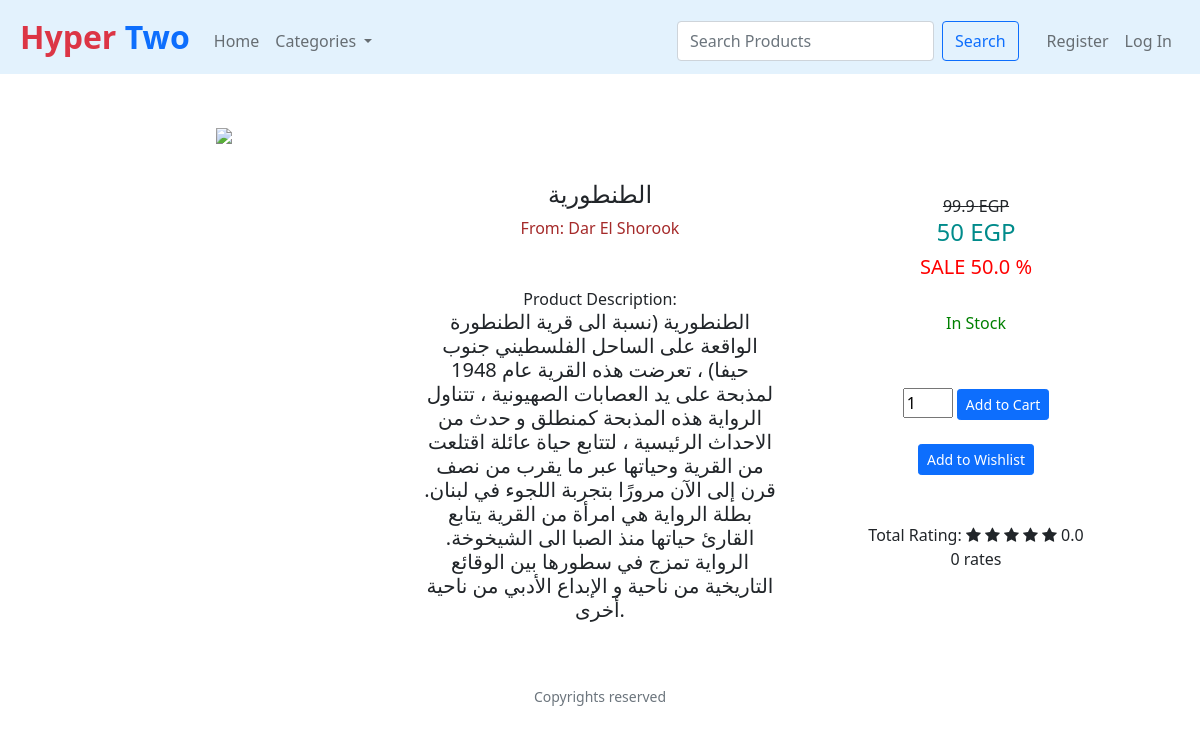
The app's page /product?prodid=22, older data.
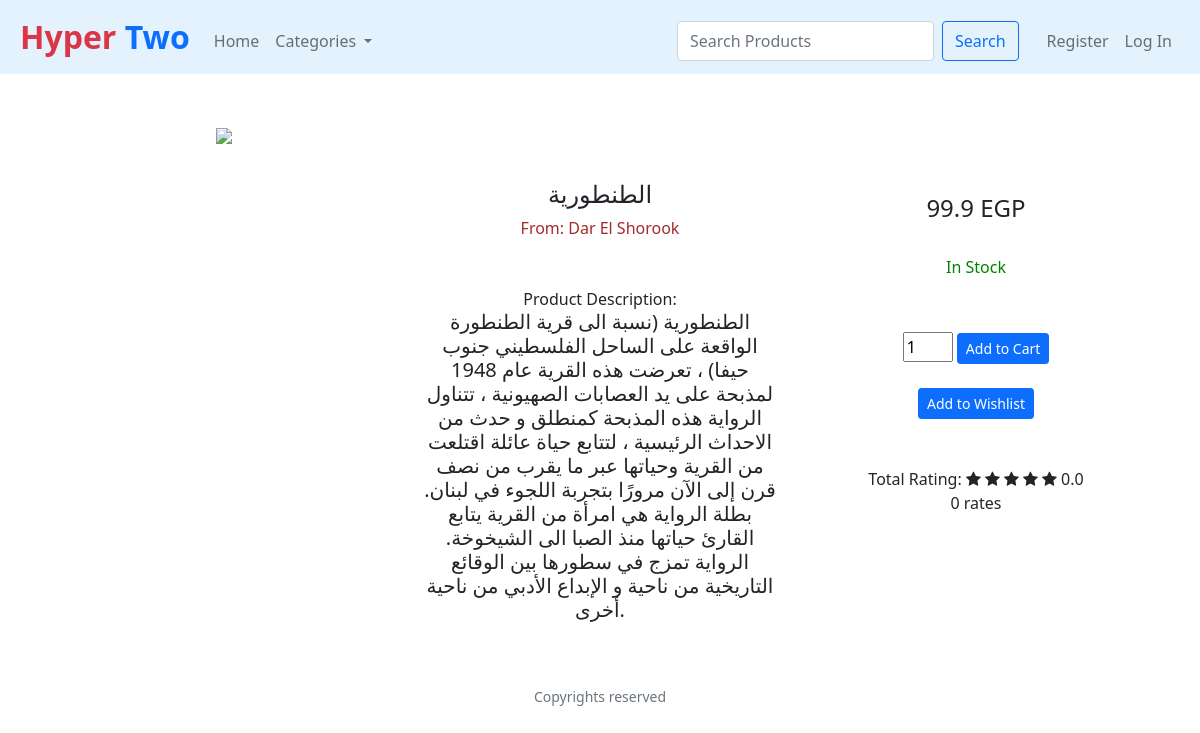
The same page, newer data.
### tables this page shows
CREATE TABLE Product (ProductID INTEGER PRIMARY KEY AUTOINCREMENT NOT NULL UNIQUE, ProductName VARCHAR (300) NOT NULL UNIQUE, ProductDescription VARCHAR (5000), Price DOUBLE NOT NULL, Quantity INT NOT NULL, Rating DOUBLE CHECK (Rating >= 0 and Rating < 6), ImageURL VARCHAR (1000), SupplierID INT NOT NULL REFERENCES Suppliers (SupplierID), CategoryID INT NOT NULL REFERENCES Categories (CategoryID) ON DELETE CASCADE ON UPDATE CASCADE);

CREATE TABLE Suppliers (SupplierID INTEGER PRIMARY KEY AUTOINCREMENT NOT NULL UNIQUE, SupplierName STRING NOT NULL);

CREATE TABLE In_Sale_Products (SalePercentage double NOT NULL, SaleEndDate date NOT NULL, ProductID integer NOT NULL UNIQUE, PRIMARY KEY (ProductID), FOREIGN KEY (ProductID) REFERENCES Product ON DELETE CASCADE ON UPDATE CASCADE);

### application.py (the view)
@app.route("/product",methods=['POST','GET'])
def product():
    categories=GetCategories()
    prod_id=request.args.get("prodid")
    added_to_cart=request.form.get("ProductID-addtocart")
    added_to_wishlist=request.form.get("ProductID-addtowishlist")
    delete_rating=request.args.get("del_rating")
    Product=[]
    sale=None
    if added_to_cart:
        prod_id=added_to_cart
    if added_to_wishlist:
        prod_id=added_to_wishlist
    if prod_id:
        Product=db.execute(f"SELECT * FROM Product WHERE ProductID={prod_id}")
        sale=db.execute(f"select SalePercentage from In_Sale_Products WHERE ProductID={prod_id}")
    new_price=None
    message1=None
    message2=None
    ok1=None
    ok2=None
    cust_id=None
    current_rating=None
    current_user_rating=None
    new_user_rating=None
    supplier=db.execute(f"SELECT SupplierName FROM Suppliers as S,Product as P WHERE S.SupplierID=P.SupplierID AND P.ProductID={prod_id}")
    if session:
        cust_id=session["user_id"]
        current_user_rating=db.execute(f"SELECT Rating FROM Customer_Rates_Products WHERE CustomerID={cust_id} AND ProductID={prod_id}")
        if current_user_rating:
            current_user_rating=current_user_rating[0]['Rating']
        new_user_rating=request.args.get("star")
        if new_user_rating:
            if current_user_rating:
                db.execute(f"UPDATE Customer_Rates_Products SET Rating={new_user_rating} WHERE  CustomerID={cust_id} AND ProductID={prod_id}")
                current_user_rating=new_user_rating
            else:
                db.execute(f"INSERT INTO Customer_Rates_Products VALUES({prod_id},{cust_id},{new_user_rating})")
                current_user_rating=new_user_rating
        if added_to_cart:
            value=int(request.form.get("quantity"))
            availability=db.execute(f"SELECT Quantity FROM Product WHERE ProductID={prod_id} ")
            if int(value)<=int(availability[0]['Quantity']):
                Quantity=db.execute(f"SELECT Quantity FROM Customer_Cart WHERE ProductID={prod_id} and CustomerID={cust_id}")
                if Quantity:
                    ok1=db.execute(f"UPDATE Customer_Cart SET Quantity=Quantity+{value} WHERE ProductID={prod_id} and CustomerID={cust_id}")
                else:
                    ok1=db.execute(f"INSERT INTO Customer_Cart VALUES ({prod_id},{cust_id},{value})")
            else:
                message1="Not enough in stock"
        if added_to_wishlist:
            num=db.execute(f"SELECT * FROM Customer_Wishlist WHERE ProductID={prod_id} and CustomerID={cust_id}")
            if not num:
                ok2=db.execute(f"INSERT INTO Customer_Wishlist VALUES ({cust_id},{prod_id})")
            else:
                message2="Already in the wishlist"
        if delete_rating:
            db.execute(f"DELETE FROM Customer_Rates_Products WHERE ProductID={prod_id} AND CustomerID={cust_id}")
            current_user_rating=None
    else:
        if added_to_cart:
            message1="Please Login to add to cart"
        if added_to_wishlist:
            message2="Please Login to add to wishlist"
    if sale:
        new_price=round((100-float(sale[0]['SalePercentage']))/100*float(Product[0]['Price']))
    current_rating=db.execute(f"SELECT AVG(Rating) FROM Customer_Rates_Products WHERE ProductID={prod_id}")
    number_of_rates=db.execute(f"SELECT COUNT(Rating) FROM Customer_Rates_Products WHERE ProductID={prod_id}")
    number_of_rates=number_of_rates[0]['COUNT(Rating)']
    if number_of_rates:
        db.execute(f"UPDATE Product SET Rating={current_rating[0]['AVG(Rating)']} WHERE ProductID={prod_id}")
        current_rating=round(current_rating[0]['AVG(Rating)'],2)
    else:
        db.execute(f"UPDATE Product SET Rating=0 WHERE ProductID={prod_id}")
    if session and added_to_cart:
        if message1 !="Not enough in stock":
            return redirect(f"/product?prodid={prod_id}")
    return render_template("product.html",categories=categories,Product=Product,message1=message1,ok1=ok1,message2=message2,ok2=ok2,sale=sale,new_price=new_price,current_user_rating=current_user_rating,current_rating=current_rating,number_of_rates=number_of_rates,supplier=supplier)

### application.py (called while the page is built)
@app.after_request
def after_request(response):
    response.headers["Cache-Control"] = "no-cache, no-store, must-revalidate"
    response.headers["Expires"] = 0
    response.headers["Pragma"] = "no-cache"
    return response

def GetCategories():
    categories=db.execute("Select * from Categories order by CategoryName")
    today = date.today()
    saleproducts = db.execute("SELECT * FROM In_Sale_Products")
    for product in saleproducts:
        prodid=product["ProductID"]
        productdate = product["SaleEndDate"].split("-")
        productdate = date(int(productdate[0]),int(productdate[1]),int(productdate[2]))
        if productdate < today:
            query = db.execute("DELETE FROM In_Sale_Products WHERE ProductID= :prodid",prodid=prodid)
    return categories

### templates/product.html (shortened to what this page needs)
{% extends "layout.html" %}
{% block main %}
<div class="row">
    <div class="col-lg-4">
        <img src="{{Product[0].ImageURL}}">
    </div>
    <div class="col-lg-4">
        <div>
            <h4>
                <br><br>
                {{Product[0].ProductName}}
            </h4>
        </div>
        <div style="color: brown;">
           From: {{supplier[0].SupplierName}}
        </div>
        <h6>
            {%if Product[0].ProductDescription%}
            <div class="text" style="padding-top:50px;">
                Product Description:
                <h5>
                    <p>{{Product[0].ProductDescription}}</p>
                </h5>
            </div>
            {%endif%}
        </h6>
    </div>
    <div class="col-lg-4">
        <br><br><br>
        {%if not sale%}
        <h4> {{Product[0].Price}} EGP</h4>
        {%else%}
        <del> {{Product[0].Price}} EGP</del>
        <h4 style="color: darkcyan;">
            {{new_price}} EGP
        </h4>
        <h5 style="color:red;">
            SALE {{sale[0]['SalePercentage']}} %
        </h5>
        {%endif%}
        <br>
        {%if Product[0].Quantity%}
        <div style="color:green;">
            In Stock
        </div>
        {%else%}
        <div style="color:red;">
            This item isn't available now :(
        </div>
        {%endif%}
        <br>
        <br>
        {%if ok1%}
        <div>
            <button disabled>Added to cart</button>
        </div>
        {%else%}
        <div>
            <div>
                <form action="/product" method="post">
                    <input type="number" name="quantity" min="1" value="1" placeholder="0" style="width: 50px; margin-top: 5px;"
                        required />
                    <button class="btn btn-sm btn-primary" type="submit">Add to Cart</button>
                </form>
            </div>
            {%endif%}
            <br>
            {%if ok2%}
            <div>
                <button disabled>Added to wishlist</button>
            </div>
            {%else%}
            <div>
                <form action="/product?prodid={{ Product[0].ProductID}}" method="post">
                    <button class="btn btn-sm btn-primary" type="submit">Add to Wishlist</button>
                </form>
            </div>
        </div>
        {%endif%}
        <br>
        <br>
        <div>
            Total Rating:
            {%if not current_rating%}
            {%for i in range(5)%}
            <span class="fa fa-star"></span>
            {%endfor%}
            0 ratings
            {%else%}
            {%for i in range(5-(current_rating|int))%}
            <span class="fa fa-star"></span>
            {%endfor%}
            {{current_rating|float}}
            <br>
            {{number_of_rates}} rates
            {%endif%}
        </div>
    </div>
    {% endblock %}

### templates/layout.html (shortened to what this page needs)
<!DOCTYPE html>
<html lang="en">
    <head>
        <link href="https://cdn.jsdelivr.net/npm/bootstrap@5.0.0-beta1/dist/css/bootstrap.min.css" rel="stylesheet">
        <link rel="stylesheet" href="https://cdnjs.cloudflare.com/ajax/libs/font-awesome/4.7.0/css/font-awesome.min.css">
        <link href="/static/styles.css" rel="stylesheet">
    </head>
    <body>
        <nav class="navbar navbar-expand-md navbar-light" style="background-color: #e3f2fd;">
            <a class="navbar-brand" href="/"><span class="text-danger">Hyper </span><span class="text-primary">Two</span> </a>
            <ul class="navbar-nav mr-auto mt-2">
                <li class="nav-item"><a class="nav-link" href="/">Home</a></li>
                <li class="nav-item dropdown">
                    <a class="nav-link dropdown-toggle" href="#" id="navbarDropdownMenuLink" role="button" data-bs-toggle="dropdown" aria-expanded="false">
                      Categories
                    </a>
                </li>
            </ul>
            <ul class="navbar-nav ml-auto mt-2" style="position: Absolute; right: 20px;">
                <form class="d-flex" action="/search" method="get" style="padding-right: 20px;">
                    <input class="form-control me-2" name="search_for" type="search" placeholder="Search Products" aria-label="Search">
                    <button class="btn btn-outline-primary" type="submit">Search</button>
                  </form>
                {% if session.user_id %}
                        <li class="nav-item"><a class="nav-link" href="/cart"><svg xmlns="http://www.w3.org/2000/svg" width="30" height="30" fill="currentColor" class="bi bi-cart4" viewBox="0 0 16 16">
                            <path d="M0 2.5A.5.5 0 0 1 .5 2H2a.5.5 0 0 1 .485.379L2.89 4H14.5a.5.5 0 0 1 .485.621l-1.5 6A.5.5 0 0 1 13 11H4a.5.5 0 0 1-.485-.379L1.61 3H.5a.5.5 0 0 1-.5-.5zM3.14 5l.5 2H5V5H3.14zM6 5v2h2V5H6zm3 0v2h2V5H9zm3 0v2h1.36l.5-2H12zm1.11 3H12v2h.61l.5-2zM11 8H9v2h2V8zM8 8H6v2h2V8zM5 8H3.89l.5 2H5V8zm0 5a1 1 0 1 0 0 2 1 1 0 0 0 0-2zm-2 1a2 2 0 1 1 4 0 2 2 0 0 1-4 0zm9-1a1 1 0 1 0 0 2 1 1 0 0 0 0-2zm-2 1a2 2 0 1 1 4 0 2 2 0 0 1-4 0z"/>
                          </svg></a></li>
                          <li class="nav-item"><a class="nav-link" href="/wishlist"><svg xmlns="http://www.w3.org/2000/svg" width="25" height="25" fill="currentColor" class="bi bi-heart" viewBox="0 0 16 16">
                            <path d="M8 2.748l-.717-.737C5.6.281 2.514.878 1.4 3.053c-.523 1.023-.641 2.5.314 4.385.92 1.815 2.834 3.989 6.286 6.357 3.452-2.368 5.365-4.542 6.286-6.357.955-1.886.838-3.362.314-4.385C13.486.878 10.4.28 8.717 2.01L8 2.748zM8 15C-7.333 4.868 3.279-3.04 7.824 1.143c.06.055.119.112.176.171a3.12 3.12 0 0 1 .176-.17C12.72-3.042 23.333 4.867 8 15z"/>
                          </svg></a></li>
                        <li class="nav-item"><a class="nav-link" href="/Profile">Profile</a></li>
                        <li class="nav-item"><a class="nav-link" href="/logout">Log Out</a></li>
                {% else %}
                        <li class="nav-item"><a class="nav-link" href="/register">Register</a></li>
                        <li class="nav-item"><a class="nav-link" href="/login">Log In</a></li>
                {% endif %}
             </ul>
        </nav>
        <main class="container-fluid p-5">
            {% block main %}{% endblock %}
        </main>
        <footer class="small text-center text-muted">
            Copyrights reserved
        </footer>
    </body>
</html>

### static/styles.css (style rules this page uses)
body { perspective: 1000px; transform-style: preserve-3d; }
nav .navbar-brand { font-size: xx-large; padding-left: 20px; font-weight: bolder; }
main { overflow-x: auto; text-align: center; }
main img { max-width: 100%; }
main button { background-color: #537fbe; text-align: left; }

Row changes from the older to the newer data that the page shows:
removed In_Sale_Products: SalePercentage "50.0"
Text that changed along with them:
{{ new_price }}: "50" → (not shown)
text no longer shown: "SALE %"
